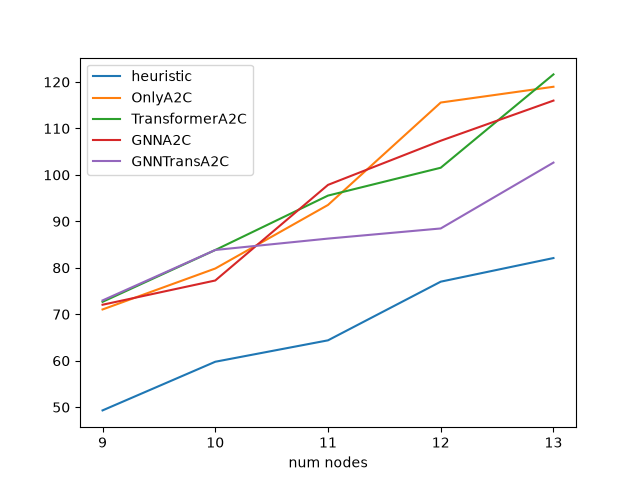

The script that saved this image:
import yaml
import torch
import matplotlib.pyplot as plt
from MDP import MDP
from heuristic import ClarkeWrightSavings
from onlyA2C.only_A2C import OnlyA2C
from transformerA2C.transformer_A2C import TransformerA2C


def total_dis(routes, mdp):
    overall_total_dis = 0
    for route in routes:
        route = route[0]
        route_distance = mdp.distance_matrix[mdp.depot_num][route[0]]
        for i in range(len(route) - 1):
            route_distance += mdp.distance_matrix[route[i]][route[i + 1]]
        route_distance += mdp.distance_matrix[route[-1]][mdp.depot_num]
        overall_total_dis += route_distance
    return overall_total_dis


with open("conf.yaml", "r") as f:
    config = yaml.safe_load(f)

comp = config.get("comparison", {})
ckpts = comp.get("checkpoints", {})

only = OnlyA2C(
    actor_input_dim=OnlyA2C.INPUT_DIM,
    hidden_dim=config["hidden_dim"],
    lr=config["lr"],
    discount=config["discount"],
    entropy_coef=0.01,
    value_loss_coef=0.5,
    episodes_per_update=5,
    num_epoches=config["num_epoches"],
    max_num_nodes=config["max_num_nodes"],
    min_num_nodes=config["min_num_nodes"],
    max_num_cars=config["max_num_cars"],
    min_num_cars=config["min_num_cars"],
    cars_capacity=config["cars_capacity"],
    depot_num=config["depot_num"],
    min_distance=config["min_distance"],
    max_distance=config["max_distance"],
    min_node_dem=config["min_node_dem"],
    max_node_dem=config["max_node_dem"],
    max_grad_norm=config["max_grad_norm"],
)

trans_conf = comp.get("transformer_a2c", {})
trans = TransformerA2C(
    num_layers=trans_conf.get("num_layers", 2),
    num_heads=trans_conf.get("num_heads", 1),
    model_dim=trans_conf.get("model_dim", 5),
    FF_hidden_dim=trans_conf.get("feed_forward_dim", 16),
    actor_input_dim=3 * trans_conf.get("model_dim", 5) + 5,
    critic_input_dim=2 * trans_conf.get("model_dim", 5) + 3,
    hidden_dim=config["hidden_dim"],
    lr=config["lr"],
    discount=config["discount"],
    entropy_coef=0.01,
    value_loss_coef=0.5,
    episodes_per_update=5,
    num_epoches=config["num_epoches"],
    max_num_nodes=config["max_num_nodes"],
    min_num_nodes=config["min_num_nodes"],
    max_num_cars=config["max_num_cars"],
    min_num_cars=config["min_num_cars"],
    cars_capacity=config["cars_capacity"],
    depot_num=config["depot_num"],
    min_distance=config["min_distance"],
    max_distance=config["max_distance"],
    min_node_dem=config["min_node_dem"],
    max_node_dem=config["max_node_dem"],
    max_grad_norm=config["max_grad_norm"],
)

try:
    from GNNA2C.gnn_A2C import GNNA2C
    gnn_defaults = comp.get("gnn_dqn", {})
    gnn_conf = comp.get("gnn_a2c", {})
    gnn_input_dim = gnn_conf.get("input_dim", gnn_defaults.get("input_dim", gnn_defaults.get("input_dim", 3)))
    gnn_hidden = gnn_conf.get("hidden_dim", gnn_defaults.get("hidden_dim", 16))
    gnn_output = gnn_conf.get("gnn_output_dim", gnn_defaults.get("embedding_dim", gnn_defaults.get("gnn_output_dim", 8)))
    gnn = GNNA2C(
        input_dim_gnn=gnn_input_dim,
        gnn_hidden_dim=gnn_hidden,
        gnn_output_dim=gnn_output,
        large_value=gnn_conf.get("large_value", gnn_defaults.get("large_value", 100)),
        hidden_dim=config["hidden_dim"],
        lr=config["lr"],
        discount=config["discount"],
        entropy_coef=0.01,
        value_loss_coef=0.5,
        episodes_per_update=5,
        num_epoches=config["num_epoches"],
        max_num_nodes=config["max_num_nodes"],
        min_num_nodes=config["min_num_nodes"],
        max_num_cars=config["max_num_cars"],
        min_num_cars=config["min_num_cars"],
        cars_capacity=config["cars_capacity"],
        depot_num=config["depot_num"],
        min_distance=config["min_distance"],
        max_distance=config["max_distance"],
        min_node_dem=config["min_node_dem"],
        max_node_dem=config["max_node_dem"],
        max_grad_norm=config["max_grad_norm"],
    )
except Exception:
    gnn = None

try:
    from gnntransA2C.gnntransA2C import GNNTransA2C
    gtn_defaults = comp.get("gnn_transformer_dqn", {})
    gt_conf = comp.get("gnn_transformer_a2c", {})
    gtn = GNNTransA2C(
        input_dim_gnn=gt_conf.get("gnn_input_dim", gtn_defaults.get("gnn_input_dim", 3)),
        gnn_hidden_dim=gt_conf.get("gnn_hidden_dim", gtn_defaults.get("gnn_hidden_dim", 16)),
        gnn_output_dim=gt_conf.get("gnn_output_dim", gtn_defaults.get("gnn_output_dim", gtn_defaults.get("gnn_output_dim", 8))),
        num_layers=gt_conf.get("num_layers", gtn_defaults.get("num_layers", 3)),
        large_value=gt_conf.get("large_value", gtn_defaults.get("large_value", 100)),
        num_heads=gt_conf.get("num_heads", gtn_defaults.get("num_heads", 2)),
        model_dim=gt_conf.get("model_dim", gtn_defaults.get("model_dim", 8)),
        FF_hidden_dim=gt_conf.get("feed_forward_dim", gtn_defaults.get("feed_forward_dim", 24)),
        hidden_dim=config["hidden_dim"],
        lr=config["lr"],
        discount=config["discount"],
        entropy_coef=0.01,
        value_loss_coef=0.5,
        episodes_per_update=5,
        num_epoches=config["num_epoches"],
        max_num_nodes=config["max_num_nodes"],
        min_num_nodes=config["min_num_nodes"],
        max_num_cars=config["max_num_cars"],
        min_num_cars=config["min_num_cars"],
        cars_capacity=config["cars_capacity"],
        depot_num=config["depot_num"],
        min_distance=config["min_distance"],
        max_distance=config["max_distance"],
        min_node_dem=config["min_node_dem"],
        max_node_dem=config["max_node_dem"],
        max_grad_norm=config["max_grad_norm"],
    )
except Exception:
    gtn = None

models = {"heuristic": None, "OnlyA2C": only, "TransformerA2C": trans, "GNNA2C": gnn, "GNNTransA2C": gtn}

for name, model in models.items():
    if name == "heuristic" or model is None:
        continue
    print(f"Training {name}")
    model.A2C_train()
    ck = {"actor": model.actor.state_dict(), "critic": model.critic.state_dict()}
    if hasattr(model, "gnn") and model.gnn is not None:
        ck["gnn"] = model.gnn.state_dict()
    if hasattr(model, "transforemer") and model.transforemer is not None:
        ck["transformer"] = model.transforemer.state_dict()
    key_map = {"OnlyA2C": "only_a2c", "TransformerA2C": "transformer_a2c", "GNNA2C": "gnn_a2c", "GNNTransA2C": "gnn_transformer_a2c"}
    path = ckpts.get(key_map.get(name, ""))
    if path:
        torch.save(ck, path)

results = {n: [] for n in models.keys()}
x_values = []
for n_nodes in range(config["min_num_nodes"], min(config["max_num_nodes"] + 1, config["min_num_nodes"] + 5)):
    for n_cars in range(config["min_num_cars"], config["max_num_cars"] + 1):
        test_mdp = MDP(n_nodes, config["depot_num"], n_cars, config["cars_capacity"])
        test_mdp.fill_distance_matrix(config["min_distance"], config["max_distance"])
        test_mdp.fill_node_dem_matrix(config["min_node_dem"], config["max_node_dem"])

        cws = ClarkeWrightSavings(test_mdp)
        feasible = cws.CWS_solve()
        if not feasible:
            continue

        heuristic_trial_dis = total_dis(cws.list_routes, test_mdp)
        results["heuristic"].append(heuristic_trial_dis)
        x_values.append(n_nodes)

        for name, model in models.items():
            if name == "heuristic" or model is None:
                continue
            model.mdp = test_mdp
            model.routes = [model.new_route() for _ in range(test_mdp.num_cars)]
            model.used = {test_mdp.depot_num}
            model.run_episode(train=False)
            total_distance = sum(route["total_distance"] for route in model.routes)
            results[name].append(float(total_distance))

for name, vals in results.items():
    if not vals:
        continue
    plt.plot(x_values, vals, label=name)
xticks = sorted(set(x_values))
plt.xlabel("num nodes")
plt.xticks(xticks)
plt.legend()
plt.savefig("compare_a2c.png")
